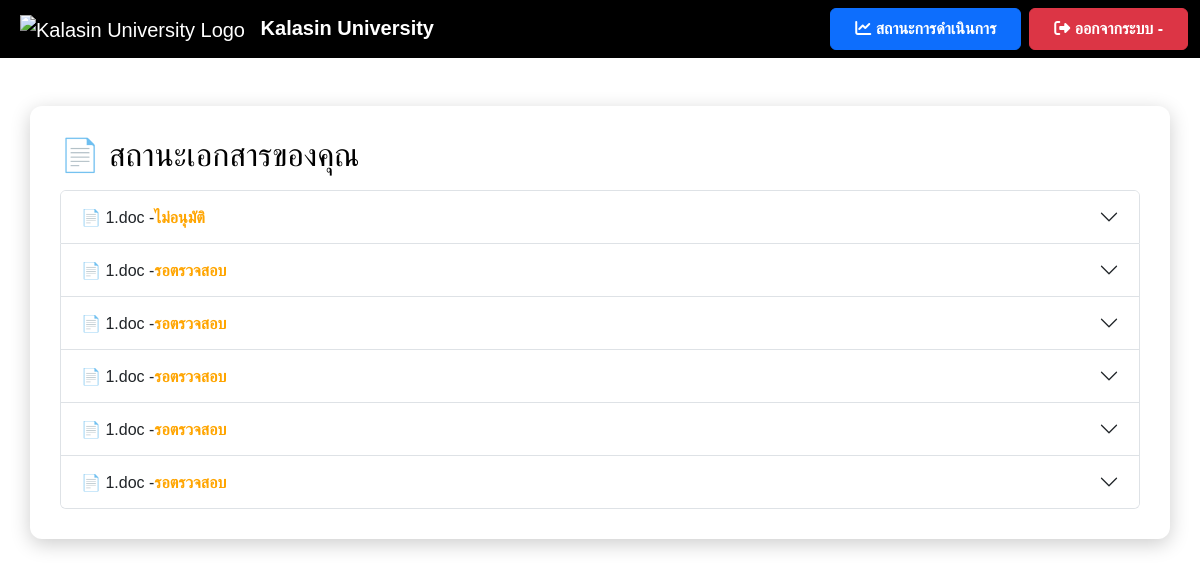
The page /status (signed in) on the database as committed earlier.
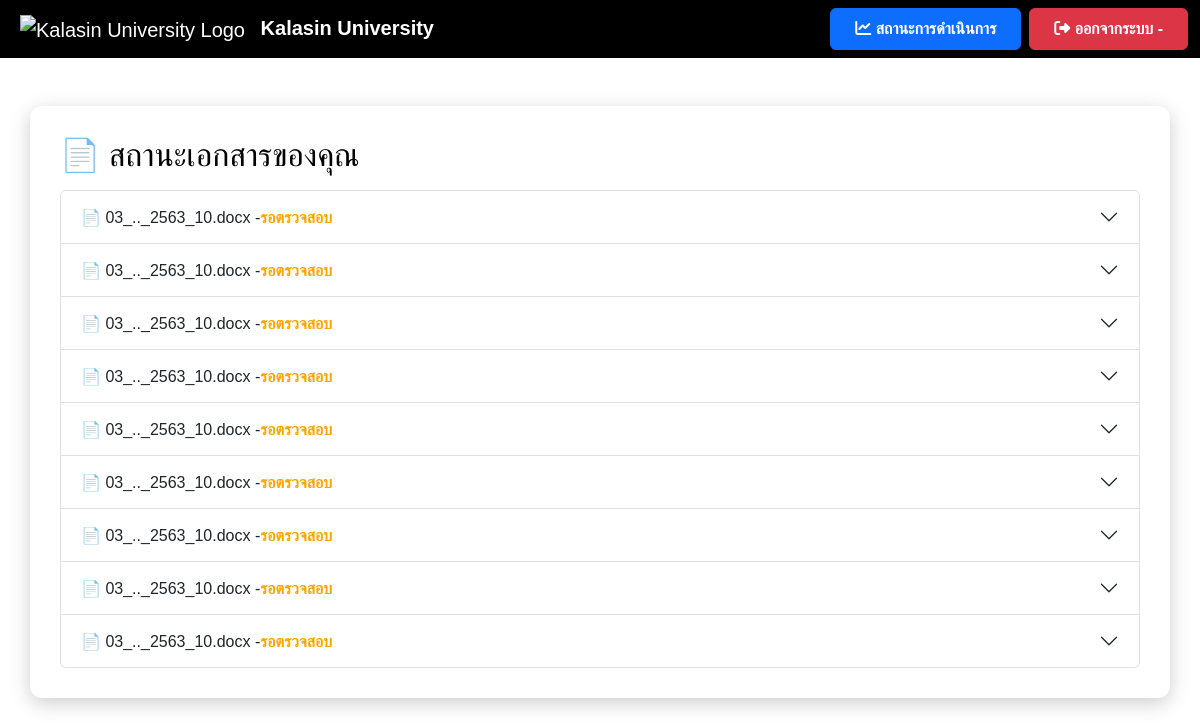
The same page on the database as committed later.
### models.py (models this page shows)
class File(db.Model):
    id = db.Column(db.Integer, primary_key=True)
    filename = db.Column(db.String(255), nullable=False)
    file_path = db.Column(db.String(255), nullable=True)
    status = db.Column(db.String(50), nullable=False, default="รอตรวจสอบ")
    comment = db.Column(db.Text, nullable=True)
    user_id = db.Column(db.Integer, db.ForeignKey('user.id'), nullable=False)
    upload_date = db.Column(db.DateTime, default=db.func.current_timestamp())
    review_date = db.Column(db.DateTime, nullable=True)
    approve_date = db.Column(db.DateTime, nullable=True)
    user = db.relationship('User', back_populates='files')

### app.py (the view)
@app.route('/status')
def status():
    if 'user_id' not in session:
        return redirect(url_for('login'))
    user = User.query.get(session['user_id'])
    files = File.query.filter_by(user_id=user.id).all()
    for file in files:
        print(f"ไฟล์: {file.filename}, สถานะ: {file.status}, หมายเหตุ: {file.comment}")
    return render_template('status.html', username=user.username, files=files)

### templates/status.html (shortened to what this page needs)
<!DOCTYPE html>
<html lang="th">
<head>
    <link href="https://cdn.jsdelivr.net/npm/bootstrap@5.3.3/dist/css/bootstrap.min.css" rel="stylesheet">
    <link rel="stylesheet" href="https://cdnjs.cloudflare.com/ajax/libs/font-awesome/6.4.2/css/all.min.css">
</head>
<body>
    <nav class="navbar navbar-expand-lg navbar-dark">
        <div class="container-fluid">
            <a class="navbar-brand ms-2" href="{{ url_for('user_dashboard') }}">
                <img src="https://upload.wikimedia.org/wikipedia/th/thumb/4/4e/Kalasin_University_Seal.svg/1200px-Kalasin_University_Seal.svg.png" alt="Kalasin University Logo" style="height: 50px; margin-right: 10px;">
                <strong>Kalasin University</strong>
            </a>
            <div class="ms-auto d-flex">
                <a href="{{ url_for('status') }}" class="btn btn-primary fw-bold px-4 py-2 me-2">
                    <i class="fas fa-chart-line"></i> สถานะการดำเนินการ
                </a>
                <a href="{{ url_for('logout') }}"
                class="btn btn-danger fw-bold px-4 py-2">
                <i class="fas fa-sign-out-alt"></i> ออกจากระบบ
                -</a>
            </div>
        </div>
    </nav>
    <div class="container container-custom mt-5">
        <h2>📄 สถานะเอกสารของคุณ</h2>
        <div id="fileStatusContainer">
            <div class="accordion mt-3" id="fileStatusAccordion">
                {% if files %}
                    {% for file in files %}
                        <div class="accordion-item">
                            <h2 class="accordion-header" id="heading{{ file.id }}">
                                <button class="accordion-button {% if file.status != 'อนุมัติแล้ว' %}collapsed{% endif %}"
                                        type="button" data-bs-toggle="collapse"
                                        data-bs-target="#collapse{{ file.id }}"
                                        aria-expanded="false" aria-controls="collapse{{ file.id }}">
                                    📄 {{ file.filename }} -
                                    <span id="status-{{ file.id }}" class="{% if file.status == 'อนุมัติแล้ว' %}status-approved{% else %}status-pending{% endif %}">
                                        {{ file.status }}
                                    </span>
                                </button>
                            </h2>
                        </div>
                    {% endfor %}
                {% else %}
                    <p class="text-muted">⛔ คุณยังไม่มีไฟล์ที่ส่งคำขอ</p>
                {% endif %}
            </div>
        </div>
</body>
</html>

Rows that differ between the two databases and show on the page:
removed File: filename "1.doc", status "ไม่อนุมัติ"
removed File: filename "1.doc", status "รอตรวจสอบ"
removed File: filename "1.doc", status "รอตรวจสอบ"
removed File: filename "1.doc", status "รอตรวจสอบ"
removed File: filename "1.doc", status "รอตรวจสอบ"
removed File: filename "1.doc", status "รอตรวจสอบ"
added File: filename "03_.._2563_10.docx", status "รอตรวจสอบ"
added File: filename "03_.._2563_10.docx", status "รอตรวจสอบ"
added File: filename "03_.._2563_10.docx", status "รอตรวจสอบ"
added File: filename "03_.._2563_10.docx", status "รอตรวจสอบ"
added File: filename "03_.._2563_10.docx", status "รอตรวจสอบ"
added File: filename "03_.._2563_10.docx", status "รอตรวจสอบ"
added File: filename "03_.._2563_10.docx", status "รอตรวจสอบ"
added File: filename "03_.._2563_10.docx", status "รอตรวจสอบ"
added File: filename "03_.._2563_10.docx", status "รอตรวจสอบ"
